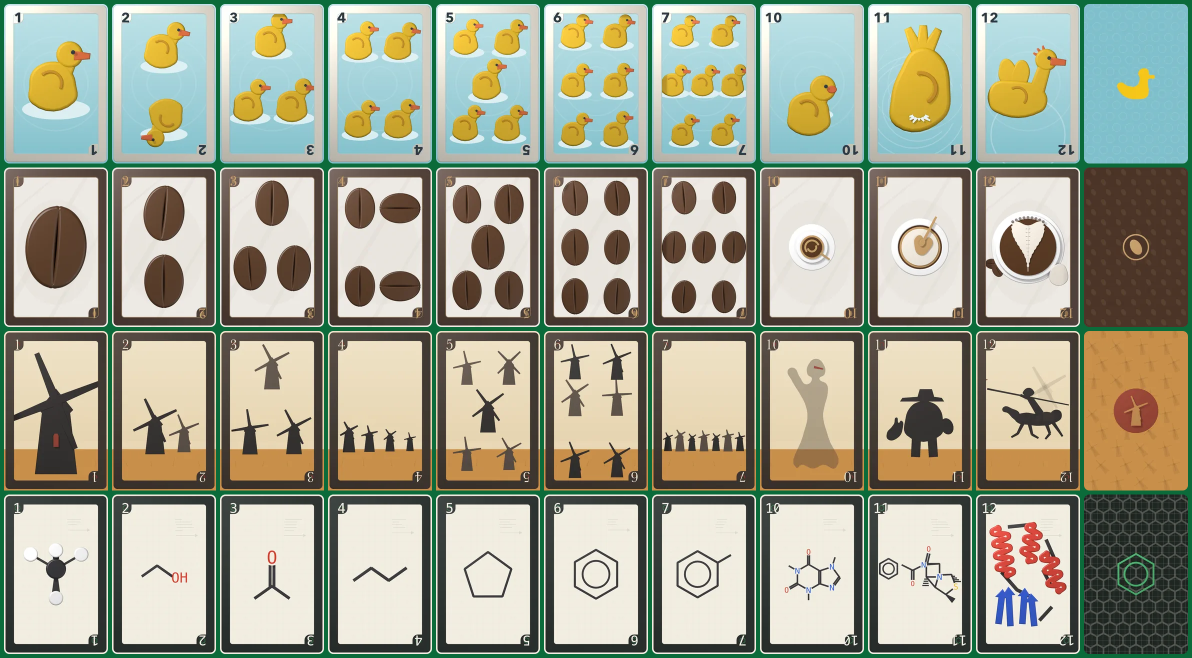
#> input picture tools/decks/dist/coleccion.png, 2384 x 1316 px (shown at 1/2 size)
$ python -i qa.py   (imports and definitions only)
#> lines starting #> are read from the running program, lines starting #| are printed output that depends on the picture
# ==========================================================================
# qa.py — La puerta de legibilidad del DECK_SPEC §7. Fuera de Blender.
# --------------------------------------------------------------------------
#   python3 tools/decks/qa.py --tema ducks
#
# Las cinco pruebas del spec, automatizadas hasta donde tiene sentido:
#
#   1. Miniatura   83×128 — ¿se sigue leyendo? (medida: contraste local)
#   2. Silueta     10/11/12 en negro puro, ¿son distinguibles entre sí?
#                  (medida: distancia entre siluetas, 0 = idénticas)
#   3. Mesa mixta  el as junto a ases de otros temas — se genera la lámina
#   4. Daltonismo  simulación de deuteranopia y protanopia — se genera la lámina
#   5. Tapete      compuesto sobre verde y sobre oscuro; ¿el borde se define?
#
# Lo que la máquina puede medir, lo mide y lo aprueba o lo suspende. Lo que
# hay que MIRAR, lo deja en `qa/` como una lámina de contactos, porque el §7
# es una puerta para un ojo humano, no un test unitario. El informe dice
# claramente cuál es cuál.
# ==========================================================================

import argparse
import os
import sys

from PIL import Image, ImageChops, ImageStat

AQUI = os.path.dirname(os.path.abspath(__file__))
sys.path.insert(0, AQUI)
import spec   # noqa: E402


# --- utilidades ------------------------------------------------------------

def _abrir(destino, pieza):
    ruta = os.path.join(destino, f'{pieza}.webp')
    return Image.open(ruta).convert('RGBA') if os.path.exists(ruta) else None


# [5 lines left out: function _sobre, not called in this run]


def _ventana(img):
    """La ventana interior de la carta: se quita el marco, que es idéntico en
    todas y sólo serviría para diluir cualquier comparación."""
    w, h = img.size
    m = int(spec.VENTANA_PX / spec.ANCHO_PX * w)
    return img.convert('RGB').crop((m, m, w - m, h - m))


def _referencia(imagenes):
    """Fondo del tema, deducido de las tres figuras: la mediana píxel a píxel.

    No hace falta saber cómo es el fondo de cada tema — basta con que sea el
    MISMO en las tres cartas, que es justamente lo que exige el spec. Donde una
    figura tiene sujeto y las otras dos no, la mediana devuelve el fondo. Así el
    recorte funciona igual con un degradado de agua que con papel cuadriculado,
    sin adivinar nada.
    """
    ventanas = [_ventana(i) for i in imagenes]
    base = ventanas[0].size
    ventanas = [v if v.size == base else v.resize(base) for v in ventanas]
    pixeles = [v.load() for v in ventanas]
    fondo = Image.new('RGB', base)
    destino = fondo.load()
    for y in range(base[1]):
        for x in range(base[0]):
            canales = [[p[x, y][c] for p in pixeles] for c in range(3)]
            destino[x, y] = tuple(sorted(c)[len(c) // 2] for c in canales)
    return fondo


# [25 lines left out: functions _mascara, _distancia_siluetas, not called in this run]


def _contraste_medio(img):
    """Desviación típica de la luminancia: cuánta información visual queda."""
    return ImageStat.Stat(img.convert('L')).stddev[0] / 255.0


#: Matrices de simulación de dicromacia (Viénot, Brettel & Mollon 1999).
_DALTONISMO = {
    'deuteranopia': ((0.625, 0.375, 0.0), (0.700, 0.300, 0.0), (0.0, 0.300, 0.700)),
    'protanopia':   ((0.567, 0.433, 0.0), (0.558, 0.442, 0.0), (0.0, 0.242, 0.758)),
}


# [162 lines left out: functions _simular_daltonismo, _tira, revisar, main, not called in this run]


# [2 lines not run here, left out]

>>> import cv2
>>> picture = cv2.imread('dist/coleccion.png', cv2.IMREAD_GRAYSCALE)
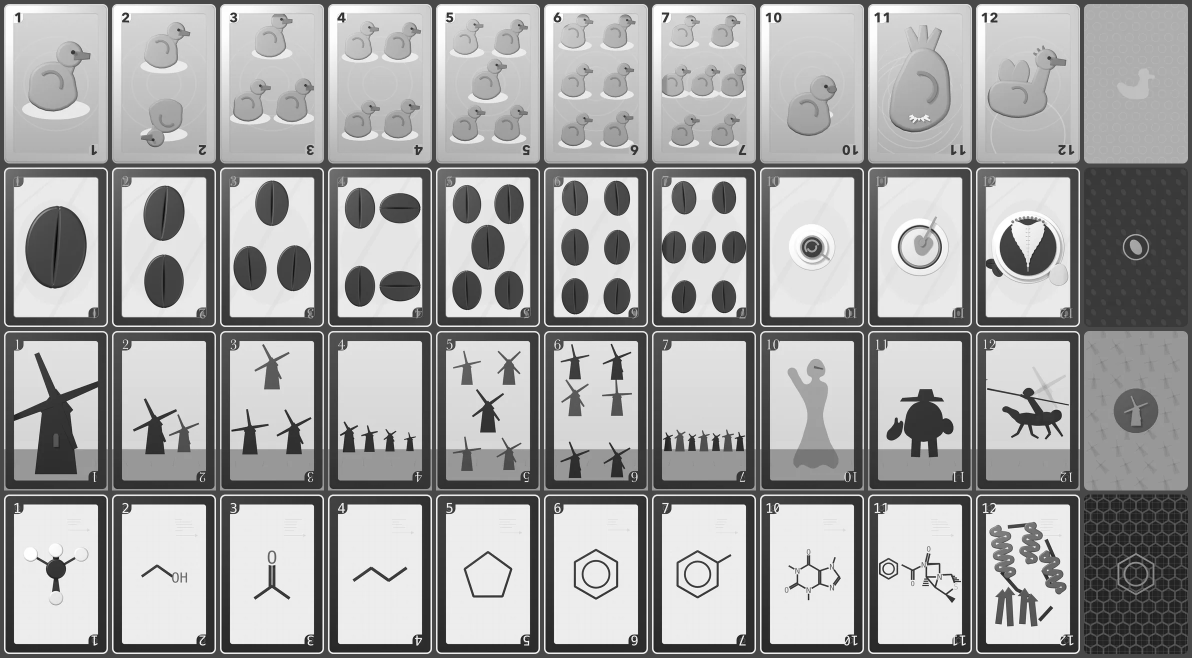
#> picture: shape (1316, 2384) (shown at 1/2 size); min 1, max 255, mean 160.6
#> (the run stopped early here; a loop or call above may not have finished)
